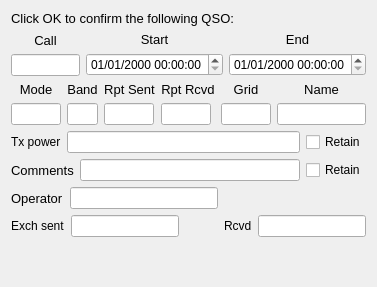
<?xml version="1.0" encoding="UTF-8"?>
<ui version="4.0">
 <class>LogQSO</class>
 <widget class="QDialog" name="LogQSO">
  <property name="geometry">
   <rect>
    <x>0</x>
    <y>0</y>
    <width>377</width>
    <height>287</height>
   </rect>
  </property>
  <property name="sizePolicy">
   <sizepolicy hsizetype="Preferred" vsizetype="Preferred">
    <horstretch>0</horstretch>
    <verstretch>0</verstretch>
   </sizepolicy>
  </property>
  <layout class="QVBoxLayout" name="verticalLayout_5">
   <item>
    <widget class="QLabel" name="label">
     <property name="font">
      <font>
       <pointsize>10</pointsize>
      </font>
     </property>
     <property name="text">
      <string>Click OK to confirm the following QSO:</string>
     </property>
    </widget>
   </item>
   <item>
    <layout class="QHBoxLayout" name="horizontalLayout_2">
     <item>
      <layout class="QVBoxLayout" name="verticalLayout">
       <item>
        <widget class="QLabel" name="lab1">
         <property name="font">
          <font>
           <pointsize>10</pointsize>
          </font>
         </property>
         <property name="text">
          <string>Call</string>
         </property>
         <property name="alignment">
          <set>Qt::AlignCenter</set>
         </property>
        </widget>
       </item>
       <item>
        <widget class="QLineEdit" name="call"/>
       </item>
      </layout>
     </item>
     <item>
      <layout class="QVBoxLayout" name="verticalLayout_2">
       <item>
        <widget class="QLabel" name="lab2">
         <property name="font">
          <font>
           <pointsize>10</pointsize>
          </font>
         </property>
         <property name="text">
          <string>Start</string>
         </property>
         <property name="alignment">
          <set>Qt::AlignCenter</set>
         </property>
        </widget>
       </item>
       <item>
        <widget class="QDateTimeEdit" name="start_date_time">
         <property name="sizePolicy">
          <sizepolicy hsizetype="Maximum" vsizetype="Fixed">
           <horstretch>0</horstretch>
           <verstretch>0</verstretch>
          </sizepolicy>
         </property>
         <property name="displayFormat">
          <string>dd/MM/yyyy HH:mm:ss</string>
         </property>
         <property name="timeSpec">
          <enum>Qt::UTC</enum>
         </property>
        </widget>
       </item>
      </layout>
     </item>
     <item>
      <layout class="QVBoxLayout" name="verticalLayout_3">
       <item>
        <widget class="QLabel" name="lab2_3">
         <property name="font">
          <font>
           <pointsize>10</pointsize>
          </font>
         </property>
         <property name="text">
          <string>End</string>
         </property>
         <property name="alignment">
          <set>Qt::AlignCenter</set>
         </property>
        </widget>
       </item>
       <item>
        <widget class="QDateTimeEdit" name="end_date_time">
         <property name="sizePolicy">
          <sizepolicy hsizetype="Maximum" vsizetype="Fixed">
           <horstretch>0</horstretch>
           <verstretch>0</verstretch>
          </sizepolicy>
         </property>
         <property name="displayFormat">
          <string>dd/MM/yyyy HH:mm:ss</string>
         </property>
         <property name="timeSpec">
          <enum>Qt::UTC</enum>
         </property>
        </widget>
       </item>
      </layout>
     </item>
    </layout>
   </item>
   <item>
    <layout class="QHBoxLayout" name="horizontalLayout_4">
     <item>
      <layout class="QVBoxLayout" name="verticalLayout_4">
       <item>
        <widget class="QLabel" name="lab4">
         <property name="font">
          <font>
           <pointsize>10</pointsize>
          </font>
         </property>
         <property name="text">
          <string>Mode</string>
         </property>
         <property name="alignment">
          <set>Qt::AlignCenter</set>
         </property>
        </widget>
       </item>
       <item>
        <widget class="QLineEdit" name="mode">
         <property name="maximumSize">
          <size>
           <width>70</width>
           <height>16777215</height>
          </size>
         </property>
        </widget>
       </item>
      </layout>
     </item>
     <item>
      <layout class="QVBoxLayout" name="verticalLayout_6">
       <item>
        <widget class="QLabel" name="lab5">
         <property name="font">
          <font>
           <pointsize>10</pointsize>
          </font>
         </property>
         <property name="text">
          <string>Band</string>
         </property>
         <property name="alignment">
          <set>Qt::AlignCenter</set>
         </property>
        </widget>
       </item>
       <item>
        <widget class="QLineEdit" name="band">
         <property name="maximumSize">
          <size>
           <width>50</width>
           <height>16777215</height>
          </size>
         </property>
        </widget>
       </item>
      </layout>
     </item>
     <item>
      <layout class="QVBoxLayout" name="verticalLayout_7">
       <item>
        <widget class="QLabel" name="lab6">
         <property name="font">
          <font>
           <pointsize>10</pointsize>
          </font>
         </property>
         <property name="text">
          <string>Rpt Sent</string>
         </property>
         <property name="alignment">
          <set>Qt::AlignCenter</set>
         </property>
        </widget>
       </item>
       <item>
        <widget class="QLineEdit" name="sent">
         <property name="maximumSize">
          <size>
           <width>50</width>
           <height>16777215</height>
          </size>
         </property>
        </widget>
       </item>
      </layout>
     </item>
     <item>
      <layout class="QVBoxLayout" name="verticalLayout_8">
       <item>
        <widget class="QLabel" name="lab7">
         <property name="font">
          <font>
           <pointsize>10</pointsize>
          </font>
         </property>
         <property name="text">
          <string>Rpt Rcvd</string>
         </property>
         <property name="alignment">
          <set>Qt::AlignCenter</set>
         </property>
        </widget>
       </item>
       <item>
        <widget class="QLineEdit" name="rcvd">
         <property name="maximumSize">
          <size>
           <width>50</width>
           <height>16777215</height>
          </size>
         </property>
        </widget>
       </item>
      </layout>
     </item>
     <item>
      <layout class="QVBoxLayout" name="verticalLayout_9">
       <item>
        <widget class="QLabel" name="lab8">
         <property name="font">
          <font>
           <pointsize>10</pointsize>
          </font>
         </property>
         <property name="text">
          <string>Grid</string>
         </property>
         <property name="alignment">
          <set>Qt::AlignCenter</set>
         </property>
        </widget>
       </item>
       <item>
        <widget class="QLineEdit" name="grid">
         <property name="maximumSize">
          <size>
           <width>70</width>
           <height>16777215</height>
          </size>
         </property>
        </widget>
       </item>
      </layout>
     </item>
     <item>
      <layout class="QVBoxLayout" name="verticalLayout_10">
       <item>
        <widget class="QLabel" name="lab9">
         <property name="enabled">
          <bool>true</bool>
         </property>
         <property name="font">
          <font>
           <pointsize>10</pointsize>
          </font>
         </property>
         <property name="text">
          <string>Name</string>
         </property>
         <property name="alignment">
          <set>Qt::AlignCenter</set>
         </property>
        </widget>
       </item>
       <item>
        <widget class="QLineEdit" name="name">
         <property name="enabled">
          <bool>true</bool>
         </property>
        </widget>
       </item>
      </layout>
     </item>
    </layout>
   </item>
   <item>
    <layout class="QHBoxLayout" name="horizontalLayout_6">
     <item>
      <widget class="QLabel" name="label_2">
       <property name="text">
        <string>Tx power</string>
       </property>
      </widget>
     </item>
     <item>
      <widget class="QLineEdit" name="txPower"/>
     </item>
     <item>
      <widget class="QCheckBox" name="cbTxPower">
       <property name="text">
        <string>Retain</string>
       </property>
      </widget>
     </item>
    </layout>
   </item>
   <item>
    <layout class="QHBoxLayout" name="horizontalLayout">
     <item>
      <widget class="QLabel" name="lab10">
       <property name="enabled">
        <bool>true</bool>
       </property>
       <property name="font">
        <font>
         <pointsize>10</pointsize>
        </font>
       </property>
       <property name="text">
        <string>Comments</string>
       </property>
      </widget>
     </item>
     <item>
      <widget class="QLineEdit" name="comments">
       <property name="enabled">
        <bool>true</bool>
       </property>
      </widget>
     </item>
     <item>
      <widget class="QCheckBox" name="cbComments">
       <property name="text">
        <string>Retain</string>
       </property>
      </widget>
     </item>
    </layout>
   </item>
   <item>
    <layout class="QHBoxLayout" name="horizontalLayout_5">
     <item>
      <widget class="QLabel" name="operatorLabel">
       <property name="font">
        <font>
         <pointsize>10</pointsize>
        </font>
       </property>
       <property name="text">
        <string>Operator</string>
       </property>
      </widget>
     </item>
     <item>
      <widget class="QLineEdit" name="loggedOperator">
       <property name="maximumSize">
        <size>
         <width>300</width>
         <height>16777215</height>
        </size>
       </property>
      </widget>
     </item>
     <item>
      <spacer name="horizontalSpacer">
       <property name="orientation">
        <enum>Qt::Horizontal</enum>
       </property>
       <property name="sizeHint" stdset="0">
        <size>
         <width>40</width>
         <height>20</height>
        </size>
       </property>
      </spacer>
     </item>
    </layout>
   </item>
   <item>
    <layout class="QHBoxLayout" name="horizontalLayout_3">
     <item>
      <widget class="QLabel" name="label_3">
       <property name="text">
        <string>Exch sent</string>
       </property>
      </widget>
     </item>
     <item>
      <widget class="QLineEdit" name="exchSent">
       <property name="maximumSize">
        <size>
         <width>120</width>
         <height>16777215</height>
        </size>
       </property>
      </widget>
     </item>
     <item>
      <spacer name="horizontalSpacer_2">
       <property name="orientation">
        <enum>Qt::Horizontal</enum>
       </property>
       <property name="sizeHint" stdset="0">
        <size>
         <width>40</width>
         <height>20</height>
        </size>
       </property>
      </spacer>
     </item>
     <item>
      <widget class="QLabel" name="label_4">
       <property name="text">
        <string>Rcvd</string>
       </property>
      </widget>
     </item>
     <item>
      <widget class="QLineEdit" name="exchRcvd">
       <property name="maximumSize">
        <size>
         <width>120</width>
         <height>16777215</height>
        </size>
       </property>
      </widget>
     </item>
    </layout>
   </item>
   <item>
    <spacer name="verticalSpacer">
     <property name="orientation">
      <enum>Qt::Vertical</enum>
     </property>
     <property name="sizeHint" stdset="0">
      <size>
       <width>20</width>
       <height>0</height>
      </size>
     </property>
    </spacer>
   </item>
   <item>
    <layout class="QHBoxLayout" name="button_layout"/>
   </item>
  </layout>
 </widget>
 <tabstops>
  <tabstop>call</tabstop>
  <tabstop>start_date_time</tabstop>
  <tabstop>end_date_time</tabstop>
  <tabstop>mode</tabstop>
  <tabstop>band</tabstop>
  <tabstop>sent</tabstop>
  <tabstop>rcvd</tabstop>
  <tabstop>grid</tabstop>
  <tabstop>name</tabstop>
  <tabstop>txPower</tabstop>
  <tabstop>cbTxPower</tabstop>
  <tabstop>comments</tabstop>
  <tabstop>cbComments</tabstop>
 </tabstops>
 <resources/>
 <connections/>
</ui>
